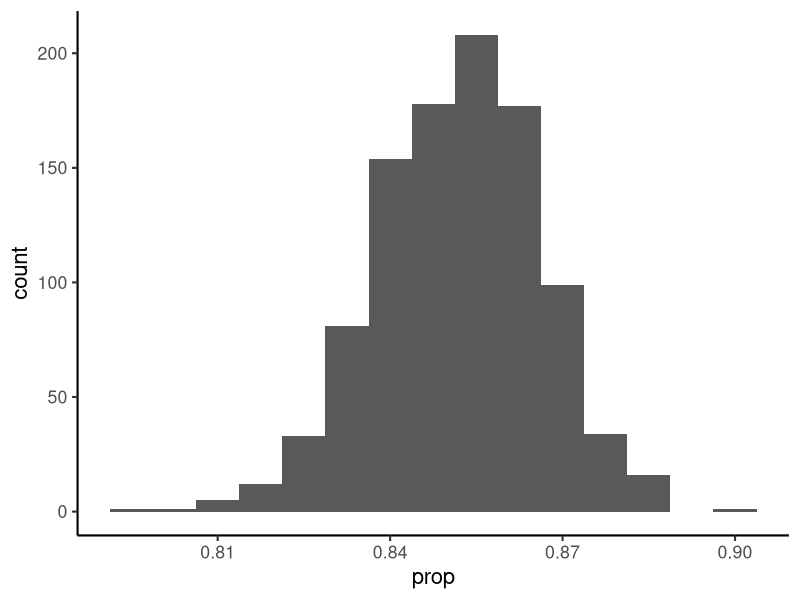
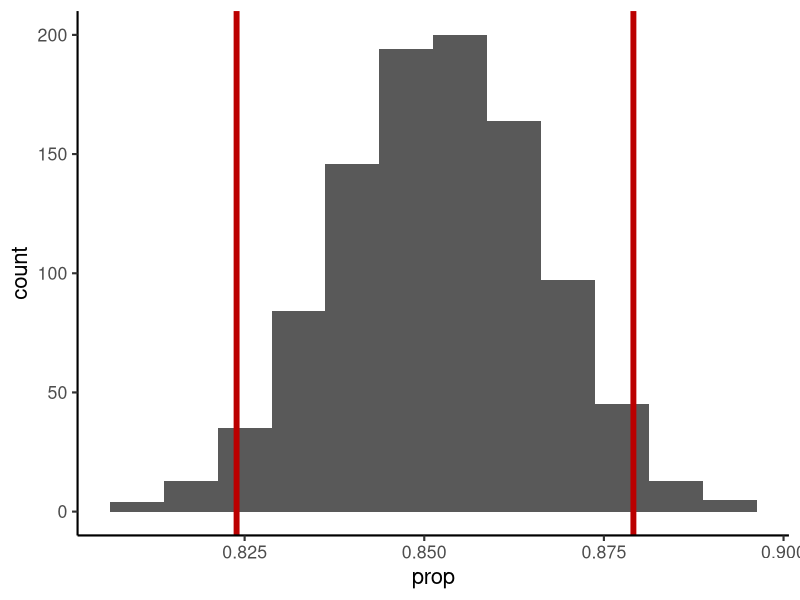
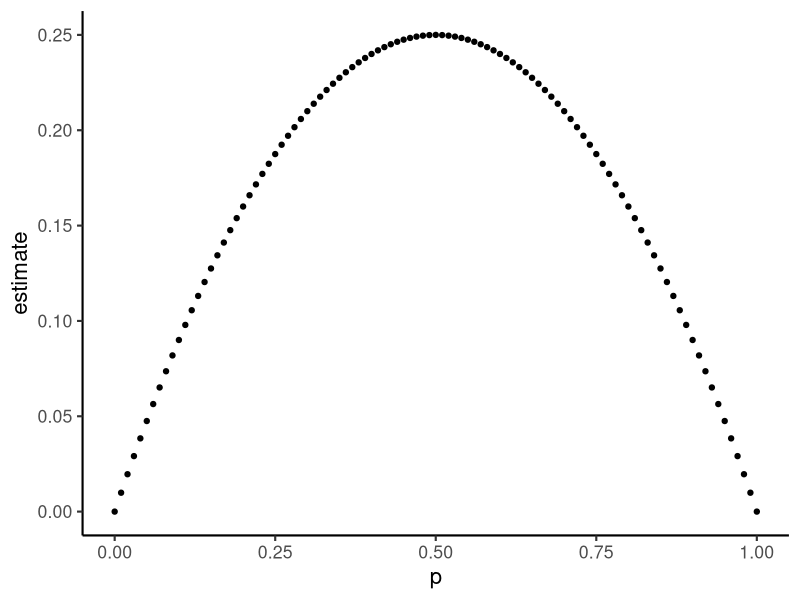
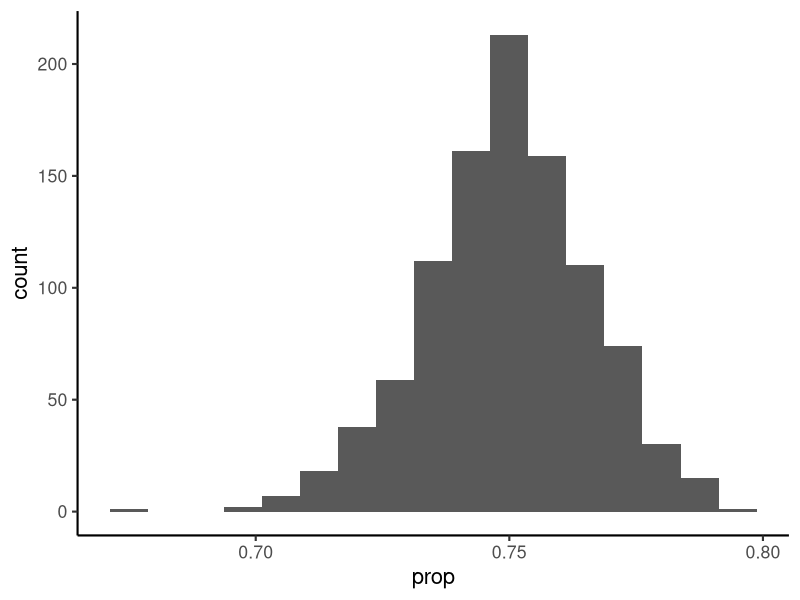

Reproduce these figures in R, in order.
## ---- chunk 1
library(tidyverse)

theme_set(theme_classic(base_size = 16))
## ---- chunk 2
correct <- 571
incorrect <- 99
N <- correct + incorrect


p <- correct/N
p
## ---- chunk 3
sample_prop <- function(){
  hypothetical_sample <- rbinom(N, 1, p) 
  mean(hypothetical_sample)
}

sample_prop()
## ---- chunk 4
sample_distribution <- tibble(sample = 1:1000,
                           prop = replicate(1000, sample_prop()))

ggplot(sample_distribution, aes(x = prop)) + 
  geom_histogram(binwidth = .0075)
## ---- chunk 5
sample_distribution <- tibble(sample = 1:1000,
                           prop = replicate(1000, sample_prop()))

pop_prop_estimate <- sample_distribution %>% 
  pull(prop) %>% 
  mean()
pop_prop_estimate

sample_prop_sd <- sample_distribution %>% 
  pull(prop) %>%
  sd()

sample_prop_sd

predicted_prop_sd <- sqrt((correct / N) * (incorrect / N) / N)
predicted_prop_sd
## ---- chunk 6
sample_distribution <- tibble(sample = 1:1000,
                           prop = replicate(1000, sample_prop()))

lower_quantile <- sample_distribution %>%
  pull(prop) %>%
  quantile(.025)

upper_quantile <- sample_distribution %>%
  pull(prop) %>%
  quantile(.975)

ggplot(sample_distribution, aes(x = prop)) + 
  geom_histogram(binwidth = .0075) + 
  geom_vline(aes(xintercept = lower_quantile), 
             color = "#bb0000", size = 2) +
  geom_vline(aes(xintercept = upper_quantile), 
             color = "#bb0000", size = 2)
## ---- chunk 7
sample_distribution <- tibble(sample = 1:1000,
                           prop = replicate(1000, sample_prop()))

sample_prop_quantiles <- sample_distribution %>%
  pull(prop) %>%
  quantile(probs = c(.025, .975))

sample_prop_quantiles


predicted_mean_quantiles <- c((correct / N) - 1.96 * 
                                sqrt((correct / N) *(incorrect / N) / N),
                              (correct / N) + 1.96 *
                                sqrt((correct / N) *(incorrect / N) / N))

predicted_mean_quantiles
## ---- chunk 8


p_check <- tibble(p = seq(0, 1, .01)) %>%
  mutate(estimate = p * (1-p))

p_check

ggplot(data = p_check, aes(x = p, y = estimate)) +
  geom_point()

## ---- chunk 9
sample_prop<- function(prop) {
  hypothetical_sample <- rbinom(N, 1, prop) 
  mean(hypothetical_sample)
}
sample_prop(.5)
## ---- chunk 10
null_distribution <- tibble(sample = 1:1000,
                         prop = replicate(1000, sample_prop(.75)))

ggplot(null_distribution, aes(x = prop)) + 
  geom_histogram(binwidth = .0075)


null_quantiles <- null_distribution %>%
  pull(prop) %>%
  quantile(probs = c(.025, .975))

null_quantiles
## ---- chunk 11
chance_p <- .75

null_correct <- chance_p * N
null_incorrect <- (1-chance_p) * N


predicted_null_quantiles <- c((null_correct / N) - 1.96 * 
                                sqrt((null_correct / N) * (null_incorrect / N) / N),
                              (null_correct / N) + 1.96 * 
                                sqrt((null_correct / N) * (null_incorrect / N) / N))

predicted_null_quantiles

